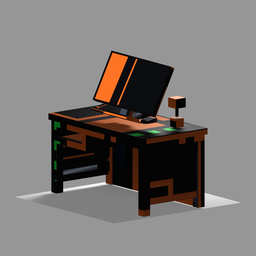
#> input picture tools/art/fixtures/prop-desk-9e58ee2-regression.png, 256 x 256 px, shrunk from 1024 x 1024 before the run
$ python -i check_preview_no_backdrop_plate.py   (imports and definitions only)
#> lines starting #> are read from the running program, lines starting #| are printed output that depends on the picture
#!/usr/bin/env python3
"""Reject previews with a bright floor plate (Hatch: mid-grey + contact shadow only)."""
from __future__ import annotations

import argparse
import sys
from pathlib import Path

REPO = Path(__file__).resolve().parents[2]
DEFAULT_IDS: list[str] = []


def check(path: Path, asset_id: str = "", plate_frac: float = 0.08) -> tuple[bool, str]:
#> called with asset_id = '', plate_frac = 0.08
    if asset_id.startswith(("tex-", "icon-", "panel-", "hud-")):
        return True, "flat_ui_exempt"
    from PIL import Image

    im = Image.open(path).convert("RGB")
#> im is the input picture: PIL image 256x256 RGB; mean R, G, B 123.4, 119.2, 117
    w, h = im.size
#> w = 256; h = 256
    rows = max(4, int(h * plate_frac))
#> rows = 20
    plate = im.crop((0, h - rows, w, h))
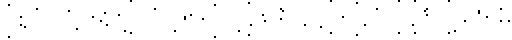
#> plate: PIL image 256x20 RGB (shown 2 times larger); values 149 (black) and 150 (white), 98.8% white; black in thin lines or dots
    px = list(plate.getdata())
#> px = 5120 items, first 6: (150, 150, 150), (150, 150, 150), (150, 150, 150), (150, 150, 150), (150, 150, 150), (150, 150, 150)
    bright = sum(1 for r, g, b in px if r > 230 and g > 228 and b > 226)
#> bright = 0
    ratio = bright / len(px)
#> ratio = 0
    uniform = max(px, key=lambda t: px.count(t))
#> uniform = (150, 150, 150)
    uniform_share = px.count(uniform) / len(px)
#> uniform_share = 0.988
    col_w = max(8, w // 5)
#> col_w = 51
    col_x0 = (w - col_w) // 2
#> col_x0 = 102
    mid = im.crop((col_x0, int(h * 0.15), col_x0 + col_w, int(h * 0.85)))
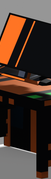
#> mid: PIL image 51x179 RGB; mean R, G, B 75.5, 56.9, 47.2
    mid_px = list(mid.getdata())
#> mid_px = 9129 items, first 6: (150, 150, 150), (150, 150, 150), (150, 150, 150), (150, 150, 150), (150, 150, 150), (150, 150, 150)
    mid_bright = sum(1 for r, g, b in mid_px if r > 225 and g > 223 and b > 220)
#> mid_bright = 6
    mid_ratio = mid_bright / max(1, len(mid_px))
#> mid_ratio = 0.000657
    if ratio > 0.35 or (uniform_share > 0.55 and uniform[0] > 220):
        return False, f"floor_plate_bright={ratio:.2f} uniform={uniform_share:.2f}"
    if asset_id.startswith("staff-") and mid_ratio > 0.28:
        return False, f"vertical_backdrop={mid_ratio:.2f}"
    return True, f"plate_ok bright={ratio:.2f} backdrop={mid_ratio:.2f}"


def main() -> int:
    ap = argparse.ArgumentParser()
    ap.add_argument("asset_ids", nargs="*", help="preview stems")
    args = ap.parse_args()
    if not args.asset_ids:
        import json

        staff = json.loads((REPO / "unity/Assets/Art/EarlyGame/staff-manifest.json").read_text())
        args.asset_ids = [a["id"] for a in staff["assets"]]
        args.asset_ids += [
            "wisp-happy",
            "wisp-neutral",
            "wisp-worried",
            "wisp-angry",
            "wisp-glowing",
        ]
    rc = 0
    prev_dir = REPO / "docs/art/previews"
    for aid in args.asset_ids:
        p = prev_dir / f"{aid}.png"
        if not p.is_file():
            print(f"FAIL missing {aid}.png")
            rc = 1
            continue
        ok, msg = check(p, aid)
        if ok:
            print(f"OK {aid} {msg}")
        else:
            print(f"FAIL {aid} {msg}")
            rc = 1
    return rc


# [2 lines not run here, left out]

>>> result = check('fixtures/prop-desk-9e58ee2-regression.png')
#> result = (True, 'plate_ok bright=0.00 backdrop=0.00')

$ run again, on tools/art/fixtures/prop-server-rack-0125cd4d-regression.png
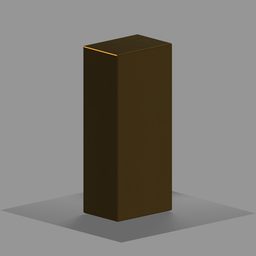
#> input picture tools/art/fixtures/prop-server-rack-0125cd4d-regression.png, 256 x 256 px, shrunk from 1024 x 1024 before the run
#> in check, im is the input picture: PIL image 256x256 RGB; mean R, G, B 124.9, 121.9, 116.4
#> in check, `plate = im.crop((0, h - rows, w, h))`:
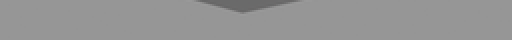
#> plate: PIL image 256x20 RGB (shown 2 times larger); mean R, G, B 148.5, 148.4, 148.4
#> px = 5120 items, first 6: (150, 150, 150), (150, 150, 150), (150, 150, 150), (150, 150, 150), (150, 150, 150), (150, 150, 150)
#> bright = 0
#> uniform = (150, 150, 150)
#> uniform_share = 0.928
#> in check, `mid = im.crop((col_x0, int(h * 0.15), col_x0 + col_w, int(h * 0.85)))`:
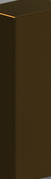
#> mid: PIL image 51x179 RGB; mean R, G, B 56, 42.9, 19.5
#> mid_px = 9129 items, first 6: (150, 150, 150), (150, 150, 150), (150, 150, 150), (150, 150, 150), (149, 149, 149), (149, 149, 149)
#> mid_bright = 0
#> result = (True, 'plate_ok bright=0.00 backdrop=0.00')

$ run again, on tools/art/fixtures/prop-server-rack-05ca3975-regression.png
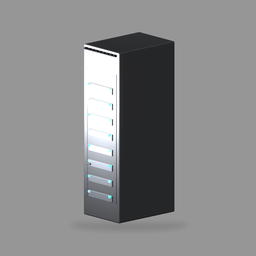
#> input picture tools/art/fixtures/prop-server-rack-05ca3975-regression.png, 256 x 256 px, shrunk from 1024 x 1024 before the run
#> in check, im is the input picture: PIL image 256x256 RGB; mean R, G, B 136.5, 137, 137.6
#> plate: PIL image 256x20 RGB; every value is 150
#> px = 5120 items, first 6: (150, 150, 150), (150, 150, 150), (150, 150, 150), (150, 150, 150), (150, 150, 150), (150, 150, 150)
#> bright = 0
#> uniform = (150, 150, 150)
#> uniform_share = 1
#> in check, `mid = im.crop((col_x0, int(h * 0.15), col_x0 + col_w, int(h * 0.85)))`:
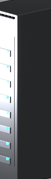
#> mid: PIL image 51x179 RGB; mean R, G, B 88.8, 90.4, 92.9
#> mid_px = 9129 items, first 6: (151, 151, 151), (155, 154, 154), (157, 157, 157), (156, 156, 156), (151, 151, 151), (139, 139, 139)
#> mid_bright = 1466
#> mid_ratio = 0.161
#> result = (True, 'plate_ok bright=0.00 backdrop=0.16')

$ run again, on tools/art/fixtures/prop-server-rack-7068d293-regression.png
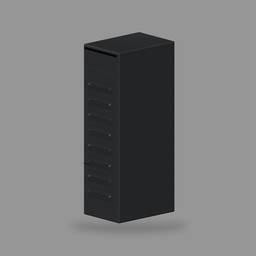
#> input picture tools/art/fixtures/prop-server-rack-7068d293-regression.png, 256 x 256 px, shrunk from 1024 x 1024 before the run
#> in check, im is the input picture: PIL image 256x256 RGB; mean R, G, B 121.6, 121.9, 122.3
#> px = 5120 items, first 6: (150, 150, 150), (150, 150, 150), (150, 150, 150), (150, 150, 150), (150, 150, 150), (150, 150, 150)
#> bright = 0
#> uniform = (150, 150, 150)
#> uniform_share = 0.954
#> in check, `mid = im.crop((col_x0, int(h * 0.15), col_x0 + col_w, int(h * 0.85)))`:
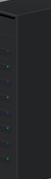
#> mid: PIL image 51x179 RGB; mean R, G, B 37.4, 38.6, 40.5
#> mid_px = 9129 items, first 6: (152, 151, 151), (155, 155, 155), (157, 157, 157), (156, 156, 156), (151, 151, 151), (139, 139, 139)
#> mid_bright = 0
#> result = (True, 'plate_ok bright=0.00 backdrop=0.00')
